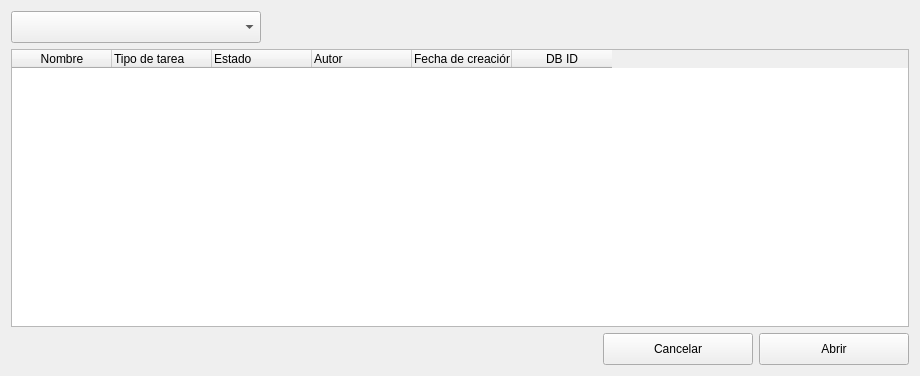
<?xml version="1.0" encoding="UTF-8"?>
<ui version="4.0">
 <class>OpenDialogUI</class>
 <widget class="QWidget" name="OpenDialogUI">
  <property name="geometry">
   <rect>
    <x>0</x>
    <y>0</y>
    <width>920</width>
    <height>376</height>
   </rect>
  </property>
  <property name="windowTitle">
   <string>Abrir Tarea</string>
  </property>
  <layout class="QVBoxLayout" name="verticalLayout">
   <item>
    <layout class="QHBoxLayout" name="topBarLayout" stretch="2,0">
     <item>
      <widget class="QComboBox" name="tasksComboBox">
       <property name="minimumSize">
        <size>
         <width>160</width>
         <height>0</height>
        </size>
       </property>
       <property name="maximumSize">
        <size>
         <width>250</width>
         <height>32</height>
        </size>
       </property>
      </widget>
     </item>
     <item>
      <spacer name="horizontalSpacer">
       <property name="orientation">
        <enum>Qt::Orientation::Horizontal</enum>
       </property>
       <property name="sizeHint" stdset="0">
        <size>
         <width>70</width>
         <height>32</height>
        </size>
       </property>
      </spacer>
     </item>
    </layout>
   </item>
   <item>
    <widget class="cus::Table" name="tableWidget">
     <property name="sizePolicy">
      <sizepolicy hsizetype="Expanding" vsizetype="Expanding">
       <horstretch>0</horstretch>
       <verstretch>0</verstretch>
      </sizepolicy>
     </property>
     <property name="contextMenuPolicy">
      <enum>Qt::ContextMenuPolicy::CustomContextMenu</enum>
     </property>
     <property name="editTriggers">
      <set>QAbstractItemView::EditTrigger::NoEditTriggers</set>
     </property>
     <property name="selectionMode">
      <enum>QAbstractItemView::SelectionMode::SingleSelection</enum>
     </property>
     <property name="selectionBehavior">
      <enum>QAbstractItemView::SelectionBehavior::SelectRows</enum>
     </property>
     <property name="showGrid">
      <bool>true</bool>
     </property>
     <property name="sortingEnabled">
      <bool>true</bool>
     </property>
     <attribute name="verticalHeaderVisible">
      <bool>false</bool>
     </attribute>
     <column>
      <property name="text">
       <string>Nombre</string>
      </property>
     </column>
     <column>
      <property name="text">
       <string>Tipo de tarea</string>
      </property>
      <property name="textAlignment">
       <set>AlignLeading|AlignVCenter</set>
      </property>
     </column>
     <column>
      <property name="text">
       <string>Estado</string>
      </property>
      <property name="textAlignment">
       <set>AlignLeading|AlignVCenter</set>
      </property>
     </column>
     <column>
      <property name="text">
       <string>Autor</string>
      </property>
      <property name="textAlignment">
       <set>AlignLeading|AlignVCenter</set>
      </property>
     </column>
     <column>
      <property name="text">
       <string>Fecha de creación</string>
      </property>
      <property name="textAlignment">
       <set>AlignLeading|AlignVCenter</set>
      </property>
     </column>
     <column>
      <property name="text">
       <string>DB ID</string>
      </property>
     </column>
    </widget>
   </item>
   <item>
    <layout class="QHBoxLayout" name="lowBarLayout" stretch="2,2">
     <property name="topMargin">
      <number>0</number>
     </property>
     <item>
      <spacer name="cancelOpenSpacer">
       <property name="orientation">
        <enum>Qt::Orientation::Horizontal</enum>
       </property>
       <property name="sizeType">
        <enum>QSizePolicy::Policy::Expanding</enum>
       </property>
       <property name="sizeHint" stdset="0">
        <size>
         <width>70</width>
         <height>32</height>
        </size>
       </property>
      </spacer>
     </item>
     <item>
      <layout class="QHBoxLayout" name="cancelSaveLayout">
       <item>
        <widget class="cus::Button" name="cancelButton">
         <property name="maximumSize">
          <size>
           <width>150</width>
           <height>32</height>
          </size>
         </property>
         <property name="text">
          <string>Cancelar</string>
         </property>
        </widget>
       </item>
       <item>
        <widget class="cus::Button" name="openButton">
         <property name="minimumSize">
          <size>
           <width>50</width>
           <height>32</height>
          </size>
         </property>
         <property name="maximumSize">
          <size>
           <width>150</width>
           <height>32</height>
          </size>
         </property>
         <property name="text">
          <string>Abrir</string>
         </property>
        </widget>
       </item>
      </layout>
     </item>
    </layout>
   </item>
  </layout>
 </widget>
 <customwidgets>
  <customwidget>
   <class>cus::Button</class>
   <extends>QPushButton</extends>
   <header location="global">custom/widgets/button/button.h</header>
  </customwidget>
  <customwidget>
   <class>cus::Table</class>
   <extends>QTableWidget</extends>
   <header location="global">custom/widgets/table/table.h</header>
  </customwidget>
 </customwidgets>
 <resources/>
 <connections/>
</ui>
